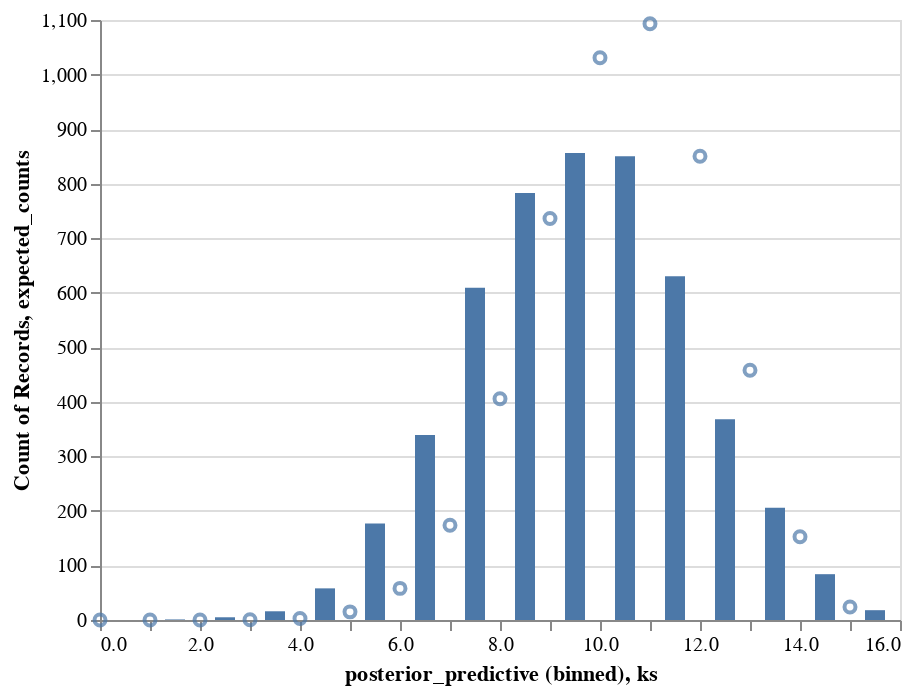

The cell this chart's notebook holds for it:
### Code cell
pp_df = pd.DataFrame({"posterior_predictive": predictions[:5000]})
hist = (
    alt.Chart(pp_df)
    .mark_bar(size=10)
    .encode(
        x=alt.X("posterior_predictive", bin=alt.BinParams(step=1, extent=[0, n + 1])),
        y="count()",
    )
)

ec_df = pd.DataFrame(
    {
        "ks": ks,
        "expected_counts": expected_counts * len(pp_df),
    }
)
expected_line = alt.Chart(ec_df).mark_point().encode(x="ks", y="expected_counts")

hist + expected_line

### Figure 1 — Vega-Lite specification as saved in the notebook (floating-point values rounded to 4 significant figures; data arrays with more than 128 entries replaced by an {"elided": "..."} marker saying what was removed)
{"$schema": "https://vega.github.io/schema/vega-lite/v4.17.0.json", "config": {"view": {"continuousHeight": 300, "continuousWidth": 400}}, "datasets": {"data-5deb0525aa679f5c544b03dc1f21e81d": {"elided": "5000 records"}, "data-63a507d37549347c1b3f4c6f80e30eba": [{"expected_counts": 7.174e-05, "ks": 0}, {"expected_counts": 0.002511, "ks": 1}, {"expected_counts": 0.04101, "ks": 2}, {"expected_counts": 0.4147, "ks": 3}, {"expected_counts": 2.903, "ks": 4}, {"expected_counts": 14.9, "ks": 5}, {"expected_counts": 57.95, "ks": 6}, {"expected_counts": 173.9, "ks": 7}, {"expected_counts": 405.7, "ks": 8}, {"expected_counts": 736.2, "ks": 9}, {"expected_counts": 1031.0, "ks": 10}, {"expected_counts": 1093.0, "ks": 11}, {"expected_counts": 850.2, "ks": 12}, {"expected_counts": 457.8, "ks": 13}, {"expected_counts": 152.6, "ks": 14}, {"expected_counts": 23.74, "ks": 15}]}, "layer": [{"data": {"name": "data-5deb0525aa679f5c544b03dc1f21e81d"}, "encoding": {"x": {"bin": {"extent": [0, 16], "step": 1}, "field": "posterior_predictive", "type": "quantitative"}, "y": {"aggregate": "count", "type": "quantitative"}}, "mark": {"size": 10, "type": "bar"}}, {"data": {"name": "data-63a507d37549347c1b3f4c6f80e30eba"}, "encoding": {"x": {"field": "ks", "type": "quantitative"}, "y": {"field": "expected_counts", "type": "quantitative"}}, "mark": "point"}]}
